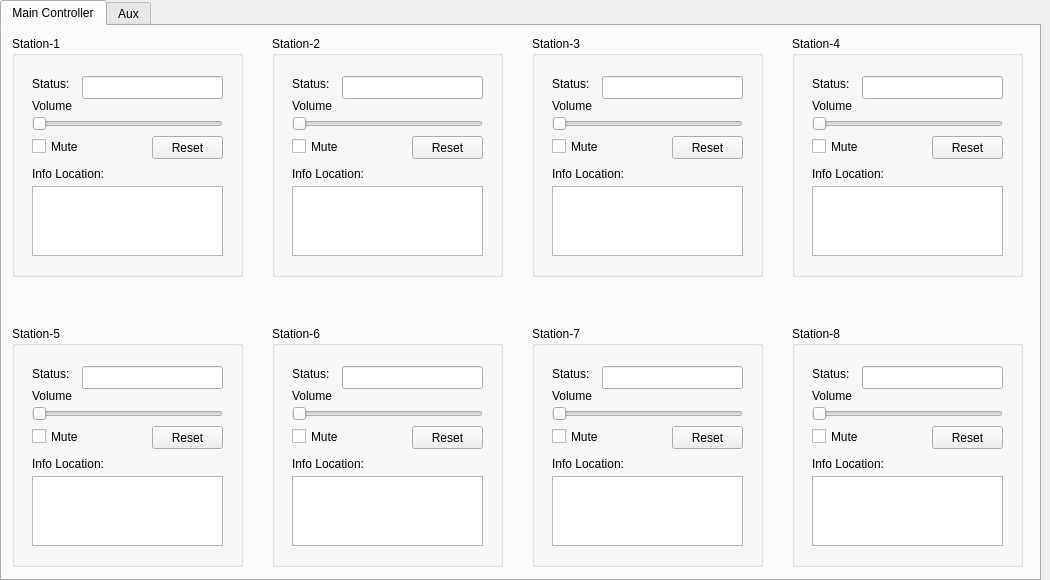
<?xml version="1.0" encoding="UTF-8"?>
<ui version="4.0">
 <class>MonitorForm</class>
 <widget class="QWidget" name="MonitorForm">
  <property name="geometry">
   <rect>
    <x>0</x>
    <y>0</y>
    <width>1050</width>
    <height>580</height>
   </rect>
  </property>
  <property name="minimumSize">
   <size>
    <width>1050</width>
    <height>580</height>
   </size>
  </property>
  <property name="maximumSize">
   <size>
    <width>1050</width>
    <height>580</height>
   </size>
  </property>
  <property name="windowTitle">
   <string>Monitoring Dashboard</string>
  </property>
  <widget class="QTabWidget" name="tabWidget">
   <property name="geometry">
    <rect>
     <x>0</x>
     <y>0</y>
     <width>1041</width>
     <height>581</height>
    </rect>
   </property>
   <property name="currentIndex">
    <number>0</number>
   </property>
   <widget class="QWidget" name="tab1">
    <attribute name="title">
     <string>Main Controller</string>
    </attribute>
    <widget class="QGroupBox" name="groupBox_1">
     <property name="geometry">
      <rect>
       <x>10</x>
       <y>10</y>
       <width>231</width>
       <height>241</height>
      </rect>
     </property>
     <property name="title">
      <string>Station-1</string>
     </property>
     <property name="flat">
      <bool>false</bool>
     </property>
     <widget class="QCheckBox" name="mute1">
      <property name="geometry">
       <rect>
        <x>20</x>
        <y>100</y>
        <width>85</width>
        <height>21</height>
       </rect>
      </property>
      <property name="text">
       <string>Mute</string>
      </property>
     </widget>
     <widget class="QLabel" name="label">
      <property name="geometry">
       <rect>
        <x>20</x>
        <y>60</y>
        <width>61</width>
        <height>20</height>
       </rect>
      </property>
      <property name="text">
       <string>Volume</string>
      </property>
      <property name="alignment">
       <set>Qt::AlignLeading|Qt::AlignLeft|Qt::AlignVCenter</set>
      </property>
     </widget>
     <widget class="QLabel" name="label_2">
      <property name="geometry">
       <rect>
        <x>20</x>
        <y>130</y>
        <width>91</width>
        <height>16</height>
       </rect>
      </property>
      <property name="text">
       <string>Info Location:</string>
      </property>
      <property name="alignment">
       <set>Qt::AlignLeading|Qt::AlignLeft|Qt::AlignVCenter</set>
      </property>
     </widget>
     <widget class="QPlainTextEdit" name="info1">
      <property name="geometry">
       <rect>
        <x>20</x>
        <y>150</y>
        <width>191</width>
        <height>70</height>
       </rect>
      </property>
     </widget>
     <widget class="QSlider" name="vol1">
      <property name="geometry">
       <rect>
        <x>20</x>
        <y>80</y>
        <width>191</width>
        <height>16</height>
       </rect>
      </property>
      <property name="orientation">
       <enum>Qt::Horizontal</enum>
      </property>
     </widget>
     <widget class="QLabel" name="label_3">
      <property name="geometry">
       <rect>
        <x>20</x>
        <y>40</y>
        <width>51</width>
        <height>16</height>
       </rect>
      </property>
      <property name="text">
       <string>Status:</string>
      </property>
      <property name="alignment">
       <set>Qt::AlignLeading|Qt::AlignLeft|Qt::AlignVCenter</set>
      </property>
     </widget>
     <widget class="QLineEdit" name="status1">
      <property name="geometry">
       <rect>
        <x>70</x>
        <y>40</y>
        <width>141</width>
        <height>23</height>
       </rect>
      </property>
      <property name="readOnly">
       <bool>true</bool>
      </property>
     </widget>
     <widget class="QPushButton" name="pbReset1">
      <property name="geometry">
       <rect>
        <x>140</x>
        <y>100</y>
        <width>71</width>
        <height>23</height>
       </rect>
      </property>
      <property name="text">
       <string>Reset</string>
      </property>
     </widget>
    </widget>
    <widget class="QGroupBox" name="groupBox_2">
     <property name="geometry">
      <rect>
       <x>270</x>
       <y>10</y>
       <width>231</width>
       <height>241</height>
      </rect>
     </property>
     <property name="title">
      <string>Station-2</string>
     </property>
     <property name="flat">
      <bool>false</bool>
     </property>
     <widget class="QCheckBox" name="mute2">
      <property name="geometry">
       <rect>
        <x>20</x>
        <y>100</y>
        <width>85</width>
        <height>21</height>
       </rect>
      </property>
      <property name="text">
       <string>Mute</string>
      </property>
     </widget>
     <widget class="QLabel" name="label_4">
      <property name="geometry">
       <rect>
        <x>20</x>
        <y>60</y>
        <width>61</width>
        <height>20</height>
       </rect>
      </property>
      <property name="text">
       <string>Volume</string>
      </property>
      <property name="alignment">
       <set>Qt::AlignLeading|Qt::AlignLeft|Qt::AlignVCenter</set>
      </property>
     </widget>
     <widget class="QLabel" name="label_5">
      <property name="geometry">
       <rect>
        <x>20</x>
        <y>130</y>
        <width>91</width>
        <height>16</height>
       </rect>
      </property>
      <property name="text">
       <string>Info Location:</string>
      </property>
      <property name="alignment">
       <set>Qt::AlignLeading|Qt::AlignLeft|Qt::AlignVCenter</set>
      </property>
     </widget>
     <widget class="QPlainTextEdit" name="info2">
      <property name="geometry">
       <rect>
        <x>20</x>
        <y>150</y>
        <width>191</width>
        <height>70</height>
       </rect>
      </property>
     </widget>
     <widget class="QSlider" name="vol2">
      <property name="geometry">
       <rect>
        <x>20</x>
        <y>80</y>
        <width>191</width>
        <height>16</height>
       </rect>
      </property>
      <property name="orientation">
       <enum>Qt::Horizontal</enum>
      </property>
     </widget>
     <widget class="QLabel" name="label_6">
      <property name="geometry">
       <rect>
        <x>20</x>
        <y>40</y>
        <width>51</width>
        <height>16</height>
       </rect>
      </property>
      <property name="text">
       <string>Status:</string>
      </property>
      <property name="alignment">
       <set>Qt::AlignLeading|Qt::AlignLeft|Qt::AlignVCenter</set>
      </property>
     </widget>
     <widget class="QLineEdit" name="status2">
      <property name="geometry">
       <rect>
        <x>70</x>
        <y>40</y>
        <width>141</width>
        <height>23</height>
       </rect>
      </property>
      <property name="readOnly">
       <bool>true</bool>
      </property>
     </widget>
     <widget class="QPushButton" name="pbReset2">
      <property name="geometry">
       <rect>
        <x>140</x>
        <y>100</y>
        <width>71</width>
        <height>23</height>
       </rect>
      </property>
      <property name="text">
       <string>Reset</string>
      </property>
     </widget>
    </widget>
    <widget class="QGroupBox" name="groupBox_3">
     <property name="geometry">
      <rect>
       <x>530</x>
       <y>10</y>
       <width>231</width>
       <height>241</height>
      </rect>
     </property>
     <property name="title">
      <string>Station-3</string>
     </property>
     <property name="flat">
      <bool>false</bool>
     </property>
     <widget class="QCheckBox" name="mute3">
      <property name="geometry">
       <rect>
        <x>20</x>
        <y>100</y>
        <width>85</width>
        <height>21</height>
       </rect>
      </property>
      <property name="text">
       <string>Mute</string>
      </property>
     </widget>
     <widget class="QLabel" name="label_7">
      <property name="geometry">
       <rect>
        <x>20</x>
        <y>60</y>
        <width>61</width>
        <height>20</height>
       </rect>
      </property>
      <property name="text">
       <string>Volume</string>
      </property>
      <property name="alignment">
       <set>Qt::AlignLeading|Qt::AlignLeft|Qt::AlignVCenter</set>
      </property>
     </widget>
     <widget class="QLabel" name="label_8">
      <property name="geometry">
       <rect>
        <x>20</x>
        <y>130</y>
        <width>91</width>
        <height>16</height>
       </rect>
      </property>
      <property name="text">
       <string>Info Location:</string>
      </property>
      <property name="alignment">
       <set>Qt::AlignLeading|Qt::AlignLeft|Qt::AlignVCenter</set>
      </property>
     </widget>
     <widget class="QPlainTextEdit" name="info3">
      <property name="geometry">
       <rect>
        <x>20</x>
        <y>150</y>
        <width>191</width>
        <height>70</height>
       </rect>
      </property>
     </widget>
     <widget class="QSlider" name="vol3">
      <property name="geometry">
       <rect>
        <x>20</x>
        <y>80</y>
        <width>191</width>
        <height>16</height>
       </rect>
      </property>
      <property name="orientation">
       <enum>Qt::Horizontal</enum>
      </property>
     </widget>
     <widget class="QLabel" name="label_9">
      <property name="geometry">
       <rect>
        <x>20</x>
        <y>40</y>
        <width>51</width>
        <height>16</height>
       </rect>
      </property>
      <property name="text">
       <string>Status:</string>
      </property>
      <property name="alignment">
       <set>Qt::AlignLeading|Qt::AlignLeft|Qt::AlignVCenter</set>
      </property>
     </widget>
     <widget class="QLineEdit" name="status3">
      <property name="geometry">
       <rect>
        <x>70</x>
        <y>40</y>
        <width>141</width>
        <height>23</height>
       </rect>
      </property>
      <property name="readOnly">
       <bool>true</bool>
      </property>
     </widget>
     <widget class="QPushButton" name="pbReset3">
      <property name="geometry">
       <rect>
        <x>140</x>
        <y>100</y>
        <width>71</width>
        <height>23</height>
       </rect>
      </property>
      <property name="text">
       <string>Reset</string>
      </property>
     </widget>
    </widget>
    <widget class="QGroupBox" name="groupBox_4">
     <property name="geometry">
      <rect>
       <x>790</x>
       <y>10</y>
       <width>231</width>
       <height>241</height>
      </rect>
     </property>
     <property name="title">
      <string>Station-4</string>
     </property>
     <property name="flat">
      <bool>false</bool>
     </property>
     <widget class="QCheckBox" name="mute4">
      <property name="geometry">
       <rect>
        <x>20</x>
        <y>100</y>
        <width>85</width>
        <height>21</height>
       </rect>
      </property>
      <property name="text">
       <string>Mute</string>
      </property>
     </widget>
     <widget class="QLabel" name="label_10">
      <property name="geometry">
       <rect>
        <x>20</x>
        <y>60</y>
        <width>61</width>
        <height>20</height>
       </rect>
      </property>
      <property name="text">
       <string>Volume</string>
      </property>
      <property name="alignment">
       <set>Qt::AlignLeading|Qt::AlignLeft|Qt::AlignVCenter</set>
      </property>
     </widget>
     <widget class="QLabel" name="label_11">
      <property name="geometry">
       <rect>
        <x>20</x>
        <y>130</y>
        <width>91</width>
        <height>16</height>
       </rect>
      </property>
      <property name="text">
       <string>Info Location:</string>
      </property>
      <property name="alignment">
       <set>Qt::AlignLeading|Qt::AlignLeft|Qt::AlignVCenter</set>
      </property>
     </widget>
     <widget class="QPlainTextEdit" name="info4">
      <property name="geometry">
       <rect>
        <x>20</x>
        <y>150</y>
        <width>191</width>
        <height>70</height>
       </rect>
      </property>
     </widget>
     <widget class="QSlider" name="vol4">
      <property name="geometry">
       <rect>
        <x>20</x>
        <y>80</y>
        <width>191</width>
        <height>16</height>
       </rect>
      </property>
      <property name="orientation">
       <enum>Qt::Horizontal</enum>
      </property>
     </widget>
     <widget class="QLabel" name="label_12">
      <property name="geometry">
       <rect>
        <x>20</x>
        <y>40</y>
        <width>51</width>
        <height>16</height>
       </rect>
      </property>
      <property name="text">
       <string>Status:</string>
      </property>
      <property name="alignment">
       <set>Qt::AlignLeading|Qt::AlignLeft|Qt::AlignVCenter</set>
      </property>
     </widget>
     <widget class="QLineEdit" name="status4">
      <property name="geometry">
       <rect>
        <x>70</x>
        <y>40</y>
        <width>141</width>
        <height>23</height>
       </rect>
      </property>
      <property name="readOnly">
       <bool>true</bool>
      </property>
     </widget>
     <widget class="QPushButton" name="pbReset4">
      <property name="geometry">
       <rect>
        <x>140</x>
        <y>100</y>
        <width>71</width>
        <height>23</height>
       </rect>
      </property>
      <property name="text">
       <string>Reset</string>
      </property>
     </widget>
    </widget>
    <widget class="QGroupBox" name="groupBox_6">
     <property name="geometry">
      <rect>
       <x>10</x>
       <y>300</y>
       <width>231</width>
       <height>241</height>
      </rect>
     </property>
     <property name="title">
      <string>Station-5</string>
     </property>
     <property name="flat">
      <bool>false</bool>
     </property>
     <widget class="QCheckBox" name="mute5">
      <property name="geometry">
       <rect>
        <x>20</x>
        <y>100</y>
        <width>85</width>
        <height>21</height>
       </rect>
      </property>
      <property name="text">
       <string>Mute</string>
      </property>
     </widget>
     <widget class="QLabel" name="label_13">
      <property name="geometry">
       <rect>
        <x>20</x>
        <y>60</y>
        <width>61</width>
        <height>20</height>
       </rect>
      </property>
      <property name="text">
       <string>Volume</string>
      </property>
      <property name="alignment">
       <set>Qt::AlignLeading|Qt::AlignLeft|Qt::AlignVCenter</set>
      </property>
     </widget>
     <widget class="QLabel" name="label_14">
      <property name="geometry">
       <rect>
        <x>20</x>
        <y>130</y>
        <width>91</width>
        <height>16</height>
       </rect>
      </property>
      <property name="text">
       <string>Info Location:</string>
      </property>
      <property name="alignment">
       <set>Qt::AlignLeading|Qt::AlignLeft|Qt::AlignVCenter</set>
      </property>
     </widget>
     <widget class="QPlainTextEdit" name="info5">
      <property name="geometry">
       <rect>
        <x>20</x>
        <y>150</y>
        <width>191</width>
        <height>70</height>
       </rect>
      </property>
     </widget>
     <widget class="QSlider" name="vol5">
      <property name="geometry">
       <rect>
        <x>20</x>
        <y>80</y>
        <width>191</width>
        <height>16</height>
       </rect>
      </property>
      <property name="orientation">
       <enum>Qt::Horizontal</enum>
      </property>
     </widget>
     <widget class="QLabel" name="label_15">
      <property name="geometry">
       <rect>
        <x>20</x>
        <y>40</y>
        <width>51</width>
        <height>16</height>
       </rect>
      </property>
      <property name="text">
       <string>Status:</string>
      </property>
      <property name="alignment">
       <set>Qt::AlignLeading|Qt::AlignLeft|Qt::AlignVCenter</set>
      </property>
     </widget>
     <widget class="QLineEdit" name="status5">
      <property name="geometry">
       <rect>
        <x>70</x>
        <y>40</y>
        <width>141</width>
        <height>23</height>
       </rect>
      </property>
      <property name="readOnly">
       <bool>true</bool>
      </property>
     </widget>
     <widget class="QPushButton" name="pbReset5">
      <property name="geometry">
       <rect>
        <x>140</x>
        <y>100</y>
        <width>71</width>
        <height>23</height>
       </rect>
      </property>
      <property name="text">
       <string>Reset</string>
      </property>
     </widget>
    </widget>
    <widget class="QGroupBox" name="groupBox_7">
     <property name="geometry">
      <rect>
       <x>270</x>
       <y>300</y>
       <width>231</width>
       <height>241</height>
      </rect>
     </property>
     <property name="title">
      <string>Station-6</string>
     </property>
     <property name="flat">
      <bool>false</bool>
     </property>
     <widget class="QCheckBox" name="mute6">
      <property name="geometry">
       <rect>
        <x>20</x>
        <y>100</y>
        <width>85</width>
        <height>21</height>
       </rect>
      </property>
      <property name="text">
       <string>Mute</string>
      </property>
     </widget>
     <widget class="QLabel" name="label_16">
      <property name="geometry">
       <rect>
        <x>20</x>
        <y>60</y>
        <width>61</width>
        <height>20</height>
       </rect>
      </property>
      <property name="text">
       <string>Volume</string>
      </property>
      <property name="alignment">
       <set>Qt::AlignLeading|Qt::AlignLeft|Qt::AlignVCenter</set>
      </property>
     </widget>
     <widget class="QLabel" name="label_17">
      <property name="geometry">
       <rect>
        <x>20</x>
        <y>130</y>
        <width>91</width>
        <height>16</height>
       </rect>
      </property>
      <property name="text">
       <string>Info Location:</string>
      </property>
      <property name="alignment">
       <set>Qt::AlignLeading|Qt::AlignLeft|Qt::AlignVCenter</set>
      </property>
     </widget>
     <widget class="QPlainTextEdit" name="info6">
      <property name="geometry">
       <rect>
        <x>20</x>
        <y>150</y>
        <width>191</width>
        <height>70</height>
       </rect>
      </property>
     </widget>
     <widget class="QSlider" name="vol6">
      <property name="geometry">
       <rect>
        <x>20</x>
        <y>80</y>
        <width>191</width>
        <height>16</height>
       </rect>
      </property>
      <property name="orientation">
       <enum>Qt::Horizontal</enum>
      </property>
     </widget>
     <widget class="QLabel" name="label_18">
      <property name="geometry">
       <rect>
        <x>20</x>
        <y>40</y>
        <width>51</width>
        <height>16</height>
       </rect>
      </property>
      <property name="text">
       <string>Status:</string>
      </property>
      <property name="alignment">
       <set>Qt::AlignLeading|Qt::AlignLeft|Qt::AlignVCenter</set>
      </property>
     </widget>
     <widget class="QLineEdit" name="status6">
      <property name="geometry">
       <rect>
        <x>70</x>
        <y>40</y>
        <width>141</width>
        <height>23</height>
       </rect>
      </property>
      <property name="readOnly">
       <bool>true</bool>
      </property>
     </widget>
     <widget class="QPushButton" name="pbReset6">
      <property name="geometry">
       <rect>
        <x>140</x>
        <y>100</y>
        <width>71</width>
        <height>23</height>
       </rect>
      </property>
      <property name="text">
       <string>Reset</string>
      </property>
     </widget>
    </widget>
    <widget class="QGroupBox" name="groupBox_8">
     <property name="geometry">
      <rect>
       <x>530</x>
       <y>300</y>
       <width>231</width>
       <height>241</height>
      </rect>
     </property>
     <property name="title">
      <string>Station-7</string>
     </property>
     <property name="flat">
      <bool>false</bool>
     </property>
     <widget class="QCheckBox" name="mute7">
      <property name="geometry">
       <rect>
        <x>20</x>
        <y>100</y>
        <width>85</width>
        <height>21</height>
       </rect>
      </property>
      <property name="text">
       <string>Mute</string>
      </property>
     </widget>
     <widget class="QLabel" name="label_19">
      <property name="geometry">
       <rect>
        <x>20</x>
        <y>60</y>
        <width>61</width>
        <height>20</height>
       </rect>
      </property>
      <property name="text">
       <string>Volume</string>
      </property>
      <property name="alignment">
       <set>Qt::AlignLeading|Qt::AlignLeft|Qt::AlignVCenter</set>
      </property>
     </widget>
     <widget class="QLabel" name="label_20">
      <property name="geometry">
       <rect>
        <x>20</x>
        <y>130</y>
        <width>91</width>
        <height>16</height>
       </rect>
      </property>
      <property name="text">
       <string>Info Location:</string>
      </property>
      <property name="alignment">
       <set>Qt::AlignLeading|Qt::AlignLeft|Qt::AlignVCenter</set>
      </property>
     </widget>
     <widget class="QPlainTextEdit" name="info7">
      <property name="geometry">
       <rect>
        <x>20</x>
        <y>150</y>
        <width>191</width>
        <height>70</height>
       </rect>
      </property>
     </widget>
     <widget class="QSlider" name="vol7">
      <property name="geometry">
       <rect>
        <x>20</x>
        <y>80</y>
        <width>191</width>
        <height>16</height>
       </rect>
      </property>
      <property name="orientation">
       <enum>Qt::Horizontal</enum>
      </property>
     </widget>
     <widget class="QLabel" name="label_21">
      <property name="geometry">
       <rect>
        <x>20</x>
        <y>40</y>
        <width>51</width>
        <height>16</height>
       </rect>
      </property>
      <property name="text">
       <string>Status:</string>
      </property>
      <property name="alignment">
       <set>Qt::AlignLeading|Qt::AlignLeft|Qt::AlignVCenter</set>
      </property>
     </widget>
     <widget class="QLineEdit" name="status7">
      <property name="geometry">
       <rect>
        <x>70</x>
        <y>40</y>
        <width>141</width>
        <height>23</height>
       </rect>
      </property>
      <property name="readOnly">
       <bool>true</bool>
      </property>
     </widget>
     <widget class="QPushButton" name="pbReset7">
      <property name="geometry">
       <rect>
        <x>140</x>
        <y>100</y>
        <width>71</width>
        <height>23</height>
       </rect>
      </property>
      <property name="text">
       <string>Reset</string>
      </property>
     </widget>
    </widget>
    <widget class="QGroupBox" name="groupBox_9">
     <property name="geometry">
      <rect>
       <x>790</x>
       <y>300</y>
       <width>231</width>
       <height>241</height>
      </rect>
     </property>
     <property name="title">
      <string>Station-8</string>
     </property>
     <property name="flat">
      <bool>false</bool>
     </property>
     <widget class="QCheckBox" name="mute8">
      <property name="geometry">
       <rect>
        <x>20</x>
        <y>100</y>
        <width>85</width>
        <height>21</height>
       </rect>
      </property>
      <property name="text">
       <string>Mute</string>
      </property>
     </widget>
     <widget class="QLabel" name="label_22">
      <property name="geometry">
       <rect>
        <x>20</x>
        <y>60</y>
        <width>61</width>
        <height>20</height>
       </rect>
      </property>
      <property name="text">
       <string>Volume</string>
      </property>
      <property name="alignment">
       <set>Qt::AlignLeading|Qt::AlignLeft|Qt::AlignVCenter</set>
      </property>
     </widget>
     <widget class="QLabel" name="label_23">
      <property name="geometry">
       <rect>
        <x>20</x>
        <y>130</y>
        <width>91</width>
        <height>16</height>
       </rect>
      </property>
      <property name="text">
       <string>Info Location:</string>
      </property>
      <property name="alignment">
       <set>Qt::AlignLeading|Qt::AlignLeft|Qt::AlignVCenter</set>
      </property>
     </widget>
     <widget class="QPlainTextEdit" name="info8">
      <property name="geometry">
       <rect>
        <x>20</x>
        <y>150</y>
        <width>191</width>
        <height>70</height>
       </rect>
      </property>
     </widget>
     <widget class="QSlider" name="vol8">
      <property name="geometry">
       <rect>
        <x>20</x>
        <y>80</y>
        <width>191</width>
        <height>16</height>
       </rect>
      </property>
      <property name="orientation">
       <enum>Qt::Horizontal</enum>
      </property>
     </widget>
     <widget class="QLabel" name="label_24">
      <property name="geometry">
       <rect>
        <x>20</x>
        <y>40</y>
        <width>51</width>
        <height>16</height>
       </rect>
      </property>
      <property name="text">
       <string>Status:</string>
      </property>
      <property name="alignment">
       <set>Qt::AlignLeading|Qt::AlignLeft|Qt::AlignVCenter</set>
      </property>
     </widget>
     <widget class="QLineEdit" name="status8">
      <property name="geometry">
       <rect>
        <x>70</x>
        <y>40</y>
        <width>141</width>
        <height>23</height>
       </rect>
      </property>
      <property name="readOnly">
       <bool>true</bool>
      </property>
     </widget>
     <widget class="QPushButton" name="pbReset8">
      <property name="geometry">
       <rect>
        <x>140</x>
        <y>100</y>
        <width>71</width>
        <height>23</height>
       </rect>
      </property>
      <property name="text">
       <string>Reset</string>
      </property>
     </widget>
    </widget>
   </widget>
   <widget class="QWidget" name="tab2">
    <attribute name="title">
     <string>Aux</string>
    </attribute>
    <widget class="QGroupBox" name="groupBox_5">
     <property name="geometry">
      <rect>
       <x>10</x>
       <y>0</y>
       <width>1021</width>
       <height>541</height>
      </rect>
     </property>
     <property name="title">
      <string>Debugging</string>
     </property>
     <widget class="QPlainTextEdit" name="dbgConsole">
      <property name="geometry">
       <rect>
        <x>0</x>
        <y>20</y>
        <width>1021</width>
        <height>531</height>
       </rect>
      </property>
      <property name="palette">
       <palette>
        <active>
         <colorrole role="Text">
          <brush brushstyle="SolidPattern">
           <color alpha="255">
            <red>255</red>
            <green>255</green>
            <blue>255</blue>
           </color>
          </brush>
         </colorrole>
         <colorrole role="Base">
          <brush brushstyle="SolidPattern">
           <color alpha="255">
            <red>0</red>
            <green>0</green>
            <blue>0</blue>
           </color>
          </brush>
         </colorrole>
        </active>
        <inactive>
         <colorrole role="Text">
          <brush brushstyle="SolidPattern">
           <color alpha="255">
            <red>255</red>
            <green>255</green>
            <blue>255</blue>
           </color>
          </brush>
         </colorrole>
         <colorrole role="Base">
          <brush brushstyle="SolidPattern">
           <color alpha="255">
            <red>0</red>
            <green>0</green>
            <blue>0</blue>
           </color>
          </brush>
         </colorrole>
        </inactive>
        <disabled>
         <colorrole role="Text">
          <brush brushstyle="SolidPattern">
           <color alpha="255">
            <red>190</red>
            <green>190</green>
            <blue>190</blue>
           </color>
          </brush>
         </colorrole>
         <colorrole role="Base">
          <brush brushstyle="SolidPattern">
           <color alpha="255">
            <red>239</red>
            <green>235</green>
            <blue>231</blue>
           </color>
          </brush>
         </colorrole>
        </disabled>
       </palette>
      </property>
      <property name="plainText">
       <string>Apapun yang terjadi dengan sistem bisa diinformasikan dalam debug console ini!</string>
      </property>
     </widget>
    </widget>
   </widget>
  </widget>
 </widget>
 <resources/>
 <connections/>
</ui>
